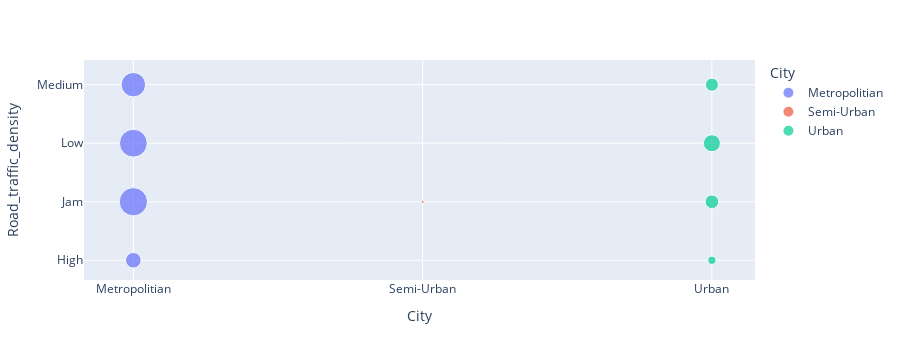

The cell this chart's notebook holds for it:
### Markdown cell above
### 4. Comparação do volume de pedidos por cidade e tipo de tráfego.

### Code cell
df_aux = df1.loc[:, ['ID', 'City', 'Road_traffic_density']].groupby(['City', 'Road_traffic_density']).count().reset_index()
px.scatter(df_aux, x='City', y='Road_traffic_density', size='ID', color='City')

### Figure 1 — Plotly figure (JSON) as saved in the notebook; plotly's stock layout.template omitted (floating-point values rounded to 4 significant figures)
{"data": [{"hovertemplate": "City=%{x}<br>Road_traffic_density=%{y}<br>ID=%{marker.size}<extra></extra>", "legendgroup": "Metropolitian", "marker": {"color": "#636efa", "size": [3215, 10581, 10254, 7917], "sizemode": "area", "sizeref": 26.45, "symbol": "circle"}, "mode": "markers", "name": "Metropolitian", "orientation": "v", "showlegend": true, "type": "scatter", "x": ["Metropolitian", "Metropolitian", "Metropolitian", "Metropolitian"], "xaxis": "x", "y": ["High", "Jam", "Low", "Medium"], "yaxis": "y"}, {"hovertemplate": "City=%{x}<br>Road_traffic_density=%{y}<br>ID=%{marker.size}<extra></extra>", "legendgroup": "Semi-Urban", "marker": {"color": "#EF553B", "size": [16, 126, 10], "sizemode": "area", "sizeref": 26.45, "symbol": "circle"}, "mode": "markers", "name": "Semi-Urban", "orientation": "v", "showlegend": true, "type": "scatter", "x": ["Semi-Urban", "Semi-Urban", "Semi-Urban"], "xaxis": "x", "y": ["High", "Jam", "Medium"], "yaxis": "y"}, {"hovertemplate": "City=%{x}<br>Road_traffic_density=%{y}<br>ID=%{marker.size}<extra></extra>", "legendgroup": "Urban", "marker": {"color": "#00cc96", "size": [888, 2500, 3858, 2246], "sizemode": "area", "sizeref": 26.45, "symbol": "circle"}, "mode": "markers", "name": "Urban", "orientation": "v", "showlegend": true, "type": "scatter", "x": ["Urban", "Urban", "Urban", "Urban"], "xaxis": "x", "y": ["High", "Jam", "Low", "Medium"], "yaxis": "y"}], "layout": {"height": 360, "legend": {"itemsizing": "constant", "title": {"text": "City"}, "tracegroupgap": 0}, "margin": {"t": 60}, "xaxis": {"anchor": "y", "autorange": true, "categoryarray": ["Metropolitian", "Semi-Urban", "Urban"], "categoryorder": "array", "domain": [0, 1], "range": [-0.1958, 2.165], "title": {"text": "City"}, "type": "category"}, "yaxis": {"anchor": "x", "autorange": true, "domain": [0, 1], "range": [-0.3368, 3.422], "title": {"text": "Road_traffic_density"}, "type": "category"}}}
